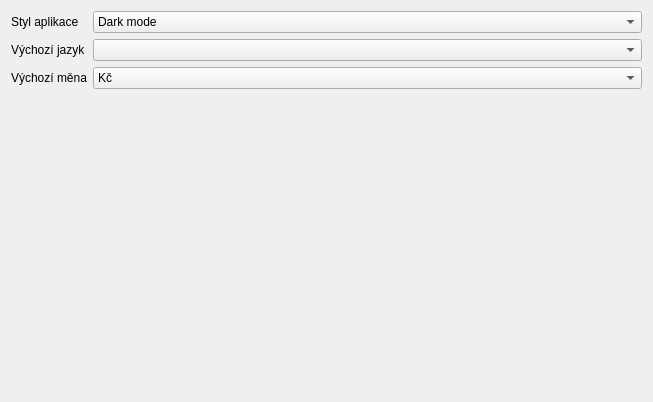
<?xml version="1.0" encoding="UTF-8"?>
<ui version="4.0">
 <class>Nastaveni</class>
 <widget class="QDialog" name="Nastaveni">
  <property name="geometry">
   <rect>
    <x>0</x>
    <y>0</y>
    <width>653</width>
    <height>402</height>
   </rect>
  </property>
  <property name="windowTitle">
   <string>Dialog</string>
  </property>
  <layout class="QFormLayout" name="formLayout">
   <item row="0" column="0">
    <widget class="QLabel" name="label">
     <property name="text">
      <string>Styl aplikace</string>
     </property>
    </widget>
   </item>
   <item row="0" column="1">
    <widget class="QComboBox" name="comboBox">
     <item>
      <property name="text">
       <string>Dark mode</string>
      </property>
     </item>
     <item>
      <property name="text">
       <string>Light mode</string>
      </property>
     </item>
    </widget>
   </item>
   <item row="1" column="0">
    <widget class="QLabel" name="label_2">
     <property name="text">
      <string>Výchozí jazyk</string>
     </property>
    </widget>
   </item>
   <item row="1" column="1">
    <widget class="QComboBox" name="comboBox_2"/>
   </item>
   <item row="2" column="0">
    <widget class="QLabel" name="label_3">
     <property name="text">
      <string>Výchozí měna</string>
     </property>
    </widget>
   </item>
   <item row="2" column="1">
    <widget class="QComboBox" name="comboBox_3">
     <item>
      <property name="text">
       <string>Kč</string>
      </property>
     </item>
     <item>
      <property name="text">
       <string>€</string>
      </property>
     </item>
     <item>
      <property name="text">
       <string>$</string>
      </property>
     </item>
     <item>
      <property name="text">
       <string>£</string>
      </property>
     </item>
    </widget>
   </item>
  </layout>
 </widget>
 <resources/>
 <connections/>
</ui>
